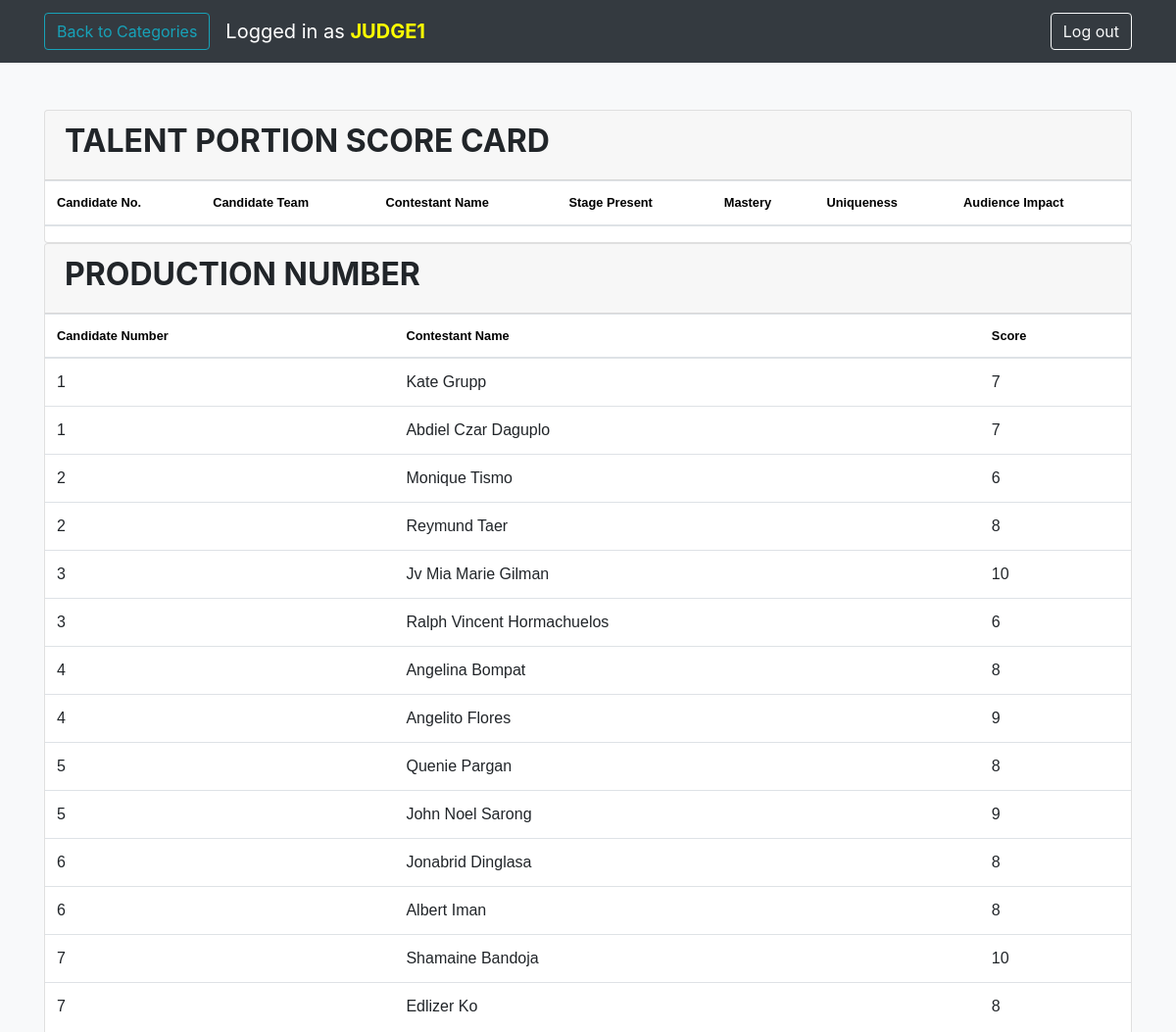
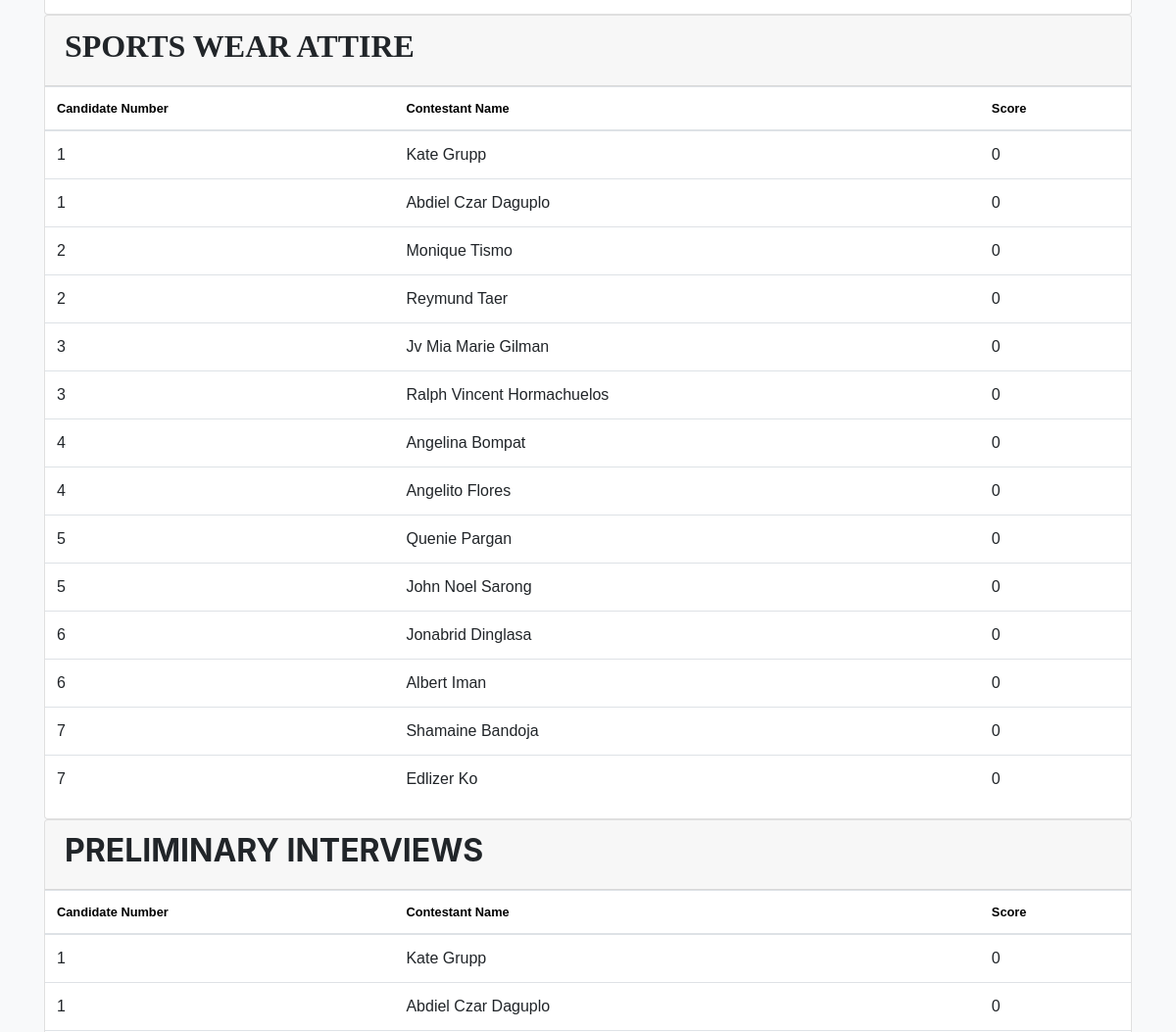
/judge_score_card.php (signed in, upper part), run on an earlier commit of the app's database (2 pictures, top to bottom).
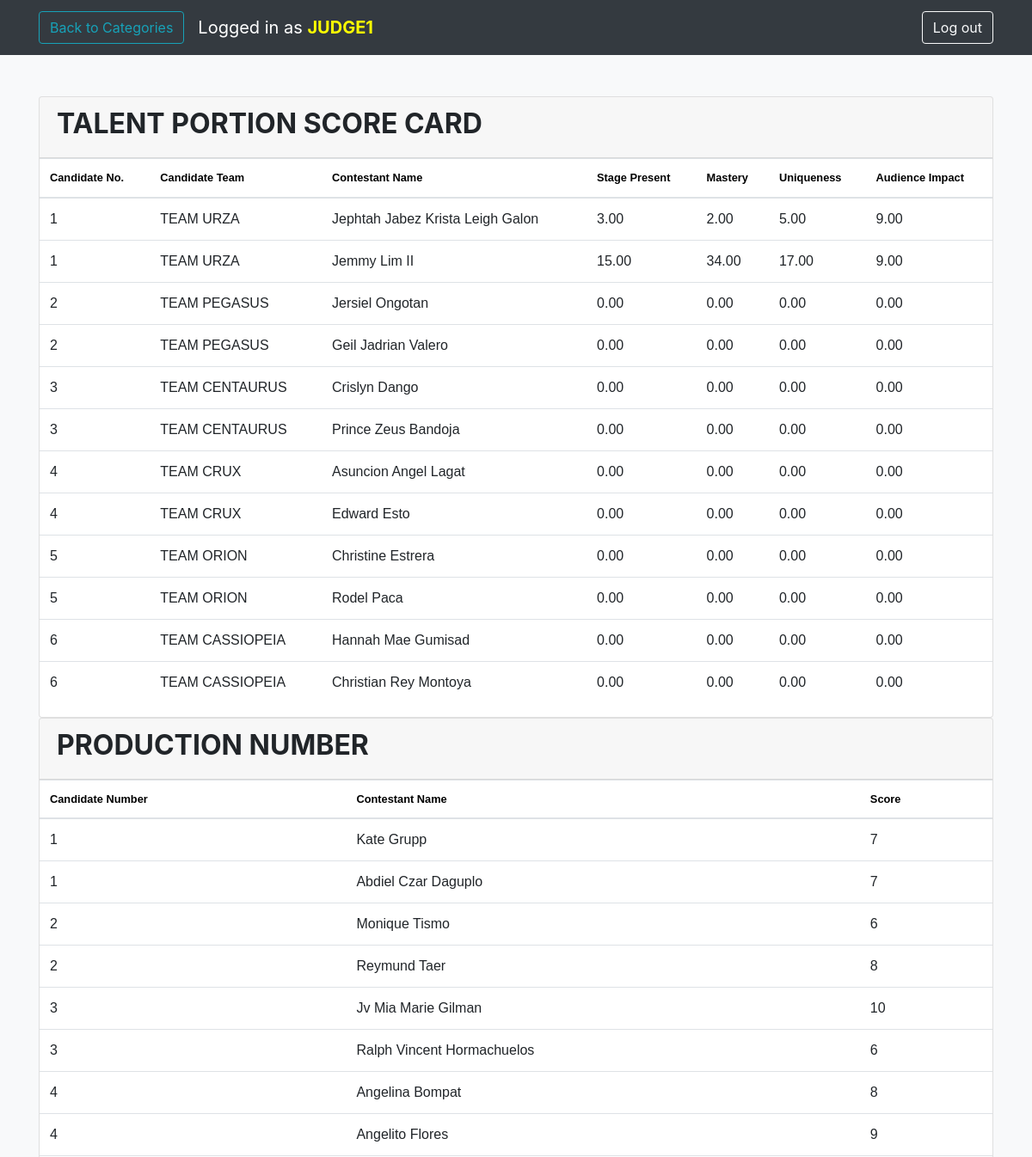
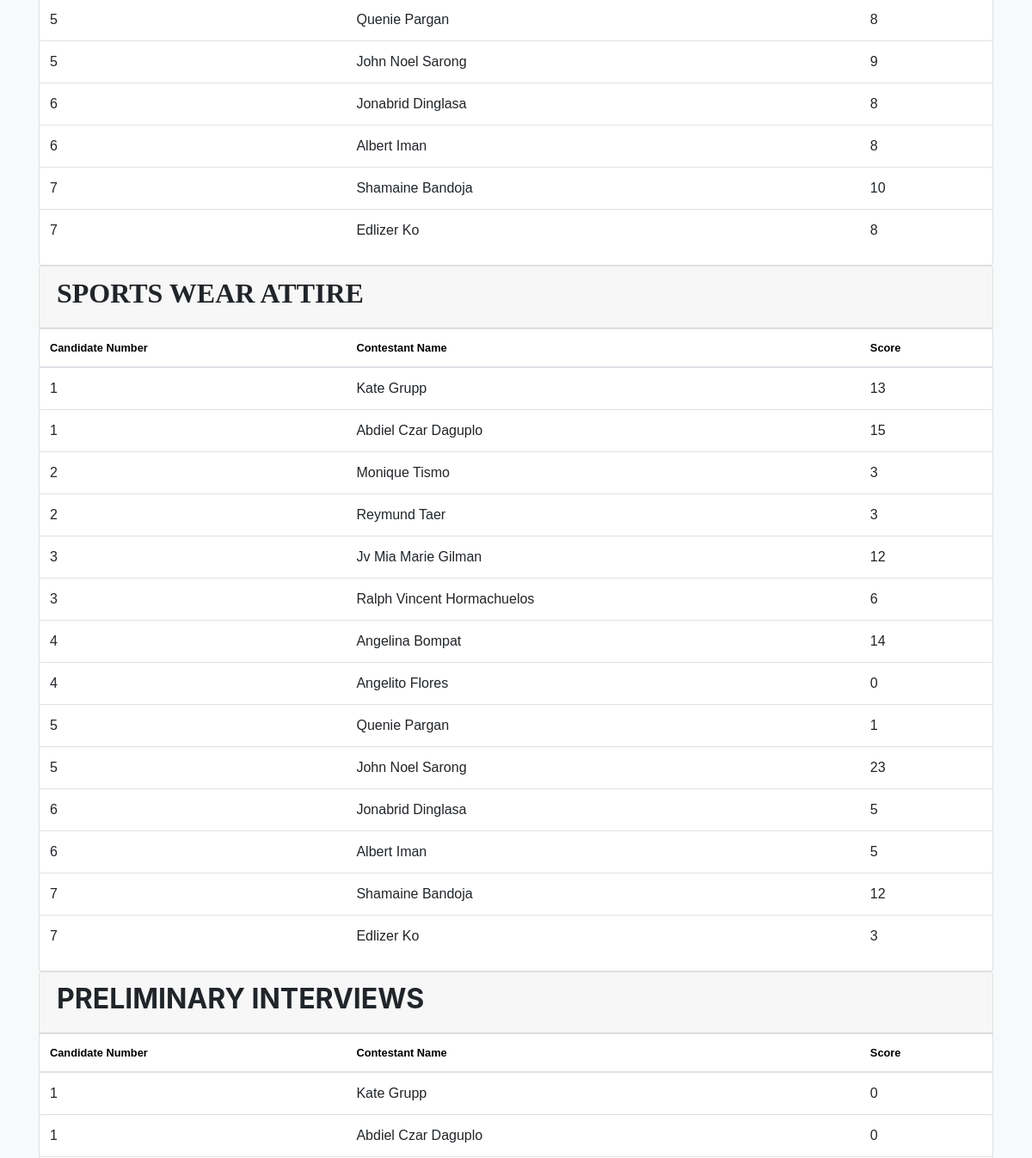
And on a later commit of the database (2 pictures, top to bottom).
### tables this page shows
CREATE TABLE `advocacy` (
  `id` int(11) NOT NULL,
  `candidate_no` int(11) NOT NULL,
  `name` varchar(100) NOT NULL,
  `gender` varchar(100) NOT NULL,
  `judge1` double NOT NULL,
  `judge2` double NOT NULL,
  `judge3` double NOT NULL,
  `judge4` double NOT NULL,
  `judge5` double NOT NULL,
  `average` double NOT NULL
);

CREATE TABLE `sports_wear` (
  `id` int(11) NOT NULL,
  `candidate_no` int(11) NOT NULL,
  `name` varchar(100) NOT NULL,
  `gender` varchar(100) NOT NULL,
  `judge1` double NOT NULL,
  `judge2` double NOT NULL,
  `judge3` double NOT NULL,
  `judge4` double NOT NULL,
  `judge5` double NOT NULL,
  `average` double NOT NULL
);

CREATE TABLE `preliminary_interview` (
  `id` int(11) NOT NULL,
  `candidate_no` int(11) NOT NULL,
  `name` varchar(100) NOT NULL,
  `gender` varchar(100) NOT NULL,
  `judge1` double NOT NULL,
  `judge2` double NOT NULL,
  `judge3` double NOT NULL,
  `judge4` double NOT NULL,
  `judge5` double NOT NULL,
  `average` double NOT NULL
);

CREATE TABLE `talent_portion` (
  `id` int(11) NOT NULL,
  `candidate_no` int(11) NOT NULL,
  `team` varchar(255) NOT NULL,
  `name` varchar(100) NOT NULL,
  `gender` varchar(100) NOT NULL,
  `name_judge` varchar(255) NOT NULL,
  `stage_present` double(100,2) NOT NULL,
  `mastery` double(100,2) NOT NULL,
  `uniqueness` double(100,2) NOT NULL,
  `audience_impact` double(100,2) NOT NULL,
  `average` double NOT NULL
);

### judge_score_card.php (the view, shortened to what the changed rows need)
<!doctype html>
<html lang="en">
  <head>
    <link href="css/bootstrap.min.css" rel="stylesheet">
    <link href="font-awesome/css/font-awesome.css" rel="stylesheet">
    <link href="app.css" rel="stylesheet">
  </head>
  <body>
    <main role="main">
      <div class="album py-5 bg-light">
        <div class="container">
          <div class="row">
                        <div class="col-md-12">
                            <div class="card">
                                <div class="card-header" data-background-color="green">
                                    <h2 class="title"><b>TALENT PORTION SCORE CARD</b></h2>
                                </div>
                                <div class="card-content table-responsive">
                                    <table class="table" id="dataTable">
                                        <thead style="font-weight: bold;color: black;font-size: 80%">
                                            <th class="header-text">Candidate No.</th>
                                            <th class="header-text">Candidate Team</th>
                                            <th class="header-text">Contestant Name</th>
                                            <th class="header-text">Stage Present</th>
                                            <th class="header-text">Mastery</th>
                                            <th class="header-text">Uniqueness</th>
                                            <th class="header-text">Audience Impact</th>
                                        </thead>
                                        <tbody>
			<?php
						$link = mysqli_connect("localhost","root","","tabulation");
						$judge_session = $_SESSION['login_judge'];
						$sql_talent_portion = mysqli_query($link,"SELECT * FROM talent_portion where name_judge = '$judge_session' ORDER BY candidate_no ASC,gender ASC");
						for($a = 0 ; $a < $num_rows = mysqli_fetch_array($sql_talent_portion) ; $a++ )
						{
							$candidate_no = $num_rows['candidate_no'];
							$candidate_team = $num_rows['team'];
							$name = $num_rows['name'];
							$stage_present = $num_rows['stage_present'];
							$mastery = $num_rows['mastery'];
							$uniqueness = $num_rows['uniqueness'];
							$audience_impact = $num_rows['audience_impact'];
								echo "
								<tr>
									<td>$candidate_no</td>
									<td>$candidate_team</td>
									<td>$name</td>
									<td>$stage_present</td>
									<td>$mastery</td>
									<td>$uniqueness</td>
									<td>$audience_impact</td>
								</tr>
								";
						}
			?>
                                        </tbody>
                                    </table>
                                </div>
                            </div>
                        </div>
                    </div>
				<div class="row">
                        <div class="col-md-12">
                            <div class="card">
                                <div class="card-header" data-background-color="green">
                                    <h2 class="title"><b>PRODUCTION NUMBER</b></h2>
                                </div>
                                <div class="card-content table-responsive">
                                    <table class="table" id="dataTable">
                                        <thead style="font-weight: bold;color: black;font-size: 80%">
                                            <th class="header-text">Candidate Number</th>
                                            <th class="header-text">Contestant Name</th>
                                            <th class="header-text">Score</th>
                                        </thead>
                                        <tbody>
			<?php
						$link = mysqli_connect("localhost","root","","tabulation");
						$judge = $_SESSION['login_judge'];
						$sql_advocacy = mysqli_query($link,"SELECT *FROM advocacy ORDER BY candidate_no ASC,gender ASC");
						for($a = 0 ; $a < $num_rows = mysqli_fetch_array($sql_advocacy) ; $a++ )
						{
							$candidate_no = $num_rows['candidate_no'];
							$name = $num_rows['name'];
							$judge1 = $num_rows['judge1'];
							if($judge == "judge1")
							{
								echo "
								<tr>
									<td>$candidate_no</td>
									<td>$name</td>
									<td>$judge1</td>
								</tr>
								";
							}
						}
			?>
                                        </tbody>
                                    </table>
                                </div>
                            </div>
                        </div>
                </div>
			<div class="row">
                        <div class="col-md-12">
                            <div class="card">
                                <div class="card-header" data-background-color="green">
                                    <h2 class="title"><text style="font-family: Arial Rounded MT"><b>SPORTS WEAR ATTIRE</b></text></h2>
                                </div>
                                <div class="card-content table-responsive">
                                    <table class="table" id="dataTable">
                                        <thead style="font-weight: bold;color: black;font-size: 80%">
                                            <th class="header-text">Candidate Number</th>
                                            <th class="header-text">Contestant Name</th>
                                            <th class="header-text">Score</th>
                                        </thead>
                                        <tbody>
			<?php
						$link = mysqli_connect("localhost","root","","tabulation");
						$judge = $_SESSION['login_judge'];
						$sql_sports_wear = mysqli_query($link,"SELECT *FROM sports_wear ORDER BY candidate_no ASC,gender ASC");
						for($a = 0 ; $a < $num_rows = mysqli_fetch_array($sql_sports_wear) ; $a++ )
						{
							$candidate_no = $num_rows['candidate_no'];
							$name = $num_rows['name'];
							$judge1 = $num_rows['judge1'];
							if($judge == "judge1")
							{
								echo "
								<tr>
									<td>$candidate_no</td>
									<td>$name</td>
									<td>$judge1</td>
								</tr>
								";
							}
						}
			?>
                                        </tbody>
                                    </table>
                                </div>
                            </div>
                        </div>
                    </div>
			<div class="row">
                        <div class="col-md-12">
                            <div class="card">
                                <div class="card-header" data-background-color="green">
                                    <h2 class="title"><b>PRELIMINARY INTERVIEWS</b></h2>
                                </div>
                                <div class="card-content table-responsive">
                                    <table class="table" id="dataTable">
                                        <thead style="font-weight: bold;color: black;font-size: 80%">
                                            <th class="header-text">Candidate Number</th>
                                            <th class="header-text">Contestant Name</th>
                                            <th class="header-text">Score</th>
                                        </thead>
                                        <tbody>
			<?php
						$link = mysqli_connect("localhost","root","","tabulation");
						$judge = $_SESSION['login_judge'];
						$sql_preliminary_interview = mysqli_query($link,"SELECT *FROM preliminary_interview ORDER BY candidate_no ASC,gender ASC");
						for($a = 0 ; $a < $num_rows = mysqli_fetch_array($sql_preliminary_interview) ; $a++ )
						{
							$candidate_no = $num_rows['candidate_no'];
							$name = $num_rows['name'];
							$judge1 = $num_rows['judge1'];
							if($judge == "judge1")
							{
								echo "
								<tr>
									<td>$candidate_no</td>
									<td>$name</td>
									<td>$judge1</td>
								</tr>
								";
							}
						}
			?>
                                        </tbody>
                                    </table>
                                </div>
                            </div>
                        </div>
                    </div>
        </div>
      </div>
    </main>
  </body>
</html>

What changed in the data, as far as the page shows it:
now on this page (row edited): talent_portion: candidate_no "1", team "TEAM URZA", name "Jephtah Jabez Krista Leigh Galon", stage_present "3.00", mastery "2.00", uniqueness "5.00", audience_impact "9.00"
now on this page (row edited): talent_portion: candidate_no "1", team "TEAM URZA", name "Jemmy Lim II", stage_present "15.00", mastery "34.00", uniqueness "17.00", audience_impact "9.00"
now on this page (row edited): talent_portion: candidate_no "2", team "TEAM PEGASUS", name "Jersiel Ongotan", stage_present "0.00", mastery "0.00", uniqueness "0.00", audience_impact "0.00"
now on this page (row edited): talent_portion: candidate_no "2", team "TEAM PEGASUS", name "Geil Jadrian Valero", stage_present "0.00", mastery "0.00", uniqueness "0.00", audience_impact "0.00"
added talent_portion: candidate_no "3", team "TEAM CENTAURUS", name "Crislyn Dango", stage_present "0.00", mastery "0.00", uniqueness "0.00", audience_impact "0.00"
now on this page (row edited): talent_portion: candidate_no "3", team "TEAM CENTAURUS", name "Prince Zeus Bandoja", stage_present "0.00", mastery "0.00", uniqueness "0.00", audience_impact "0.00"
added talent_portion: candidate_no "4", team "TEAM CRUX", name "Asuncion Angel Lagat", stage_present "0.00", mastery "0.00", uniqueness "0.00", audience_impact "0.00"
added talent_portion: candidate_no "4", team "TEAM CRUX", name "Edward Esto", stage_present "0.00", mastery "0.00", uniqueness "0.00", audience_impact "0.00"
added talent_portion: candidate_no "5", team "TEAM ORION", name "Christine Estrera", stage_present "0.00", mastery "0.00", uniqueness "0.00", audience_impact "0.00"
added talent_portion: candidate_no "5", team "TEAM ORION", name "Rodel Paca", stage_present "0.00", mastery "0.00", uniqueness "0.00", audience_impact "0.00"
added talent_portion: candidate_no "6", team "TEAM CASSIOPEIA", name "Hannah Mae Gumisad", stage_present "0.00", mastery "0.00", uniqueness "0.00", audience_impact "0.00"
added talent_portion: candidate_no "6", team "TEAM CASSIOPEIA", name "Christian Rey Montoya", stage_present "0.00", mastery "0.00", uniqueness "0.00", audience_impact "0.00"
changed sports_wear "Kate Grupp": judge1 "0" → "13"
changed sports_wear "Abdiel Czar Daguplo": judge1 "0" → "15"
changed sports_wear "Monique Tismo": judge1 "0" → "3"
changed sports_wear "Reymund Taer": judge1 "0" → "3"
changed sports_wear "Jv Mia Marie Gilman": judge1 "0" → "12"
changed sports_wear "Ralph Vincent Hormachuelos": judge1 "0" → "6"
changed sports_wear "Angelina Bompat": judge1 "0" → "14"
changed sports_wear "Quenie Pargan": judge1 "0" → "1"
changed sports_wear "John Noel Sarong": judge1 "0" → "23"
changed sports_wear "Jonabrid Dinglasa": judge1 "0" → "5"
changed sports_wear "Albert Iman": judge1 "0" → "5"
changed sports_wear "Shamaine Bandoja": judge1 "0" → "12"
changed sports_wear "Edlizer Ko": judge1 "0" → "3"
